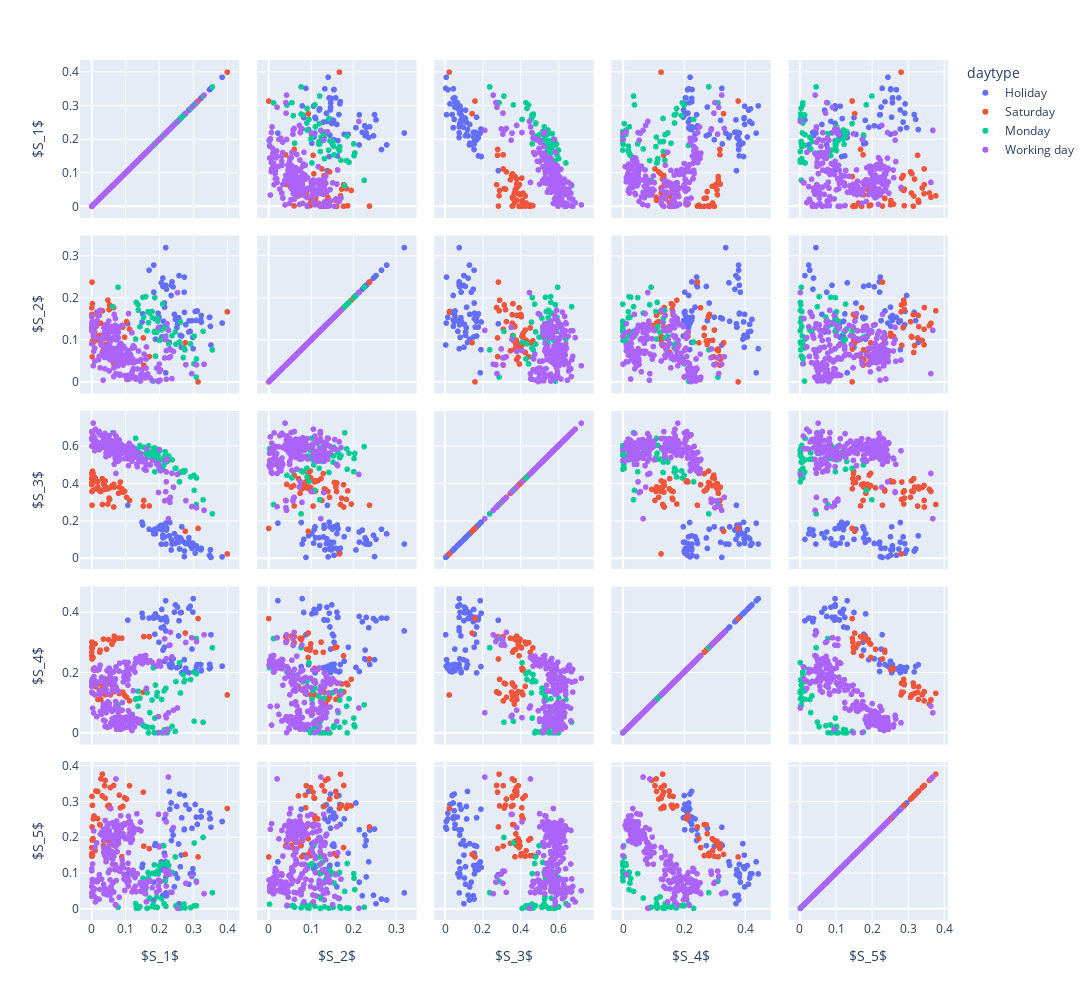

The code cell stored with this chart in its notebook:
### Code cell
dimensions = [f'$S_{k+1}$' for k in range(n_components)]
height, width = 1000, 1100

fig = px.scatter_matrix(C, dimensions=dimensions, hover_name=C.index, color='daytype')
fig.update_layout(height=height, width=width)
fig.update_traces(selected=dict(marker=dict(color='yellow')))
fig.show()
